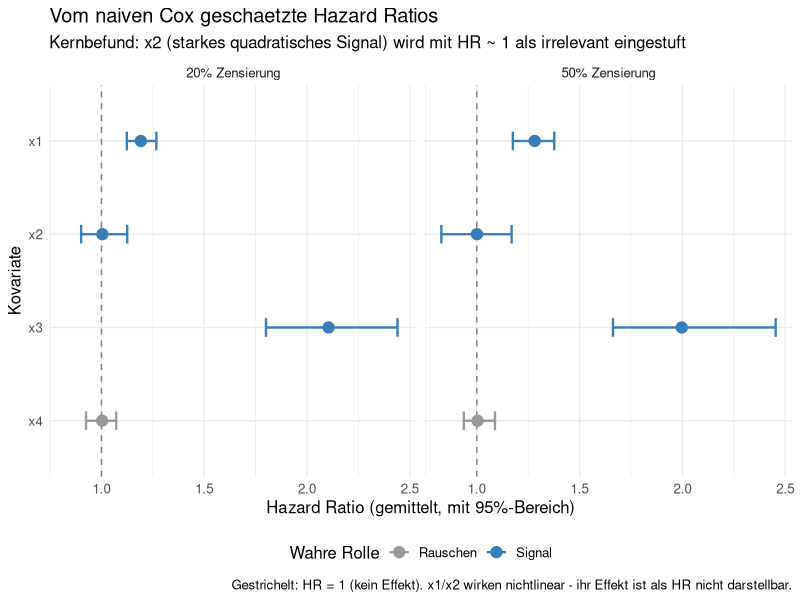
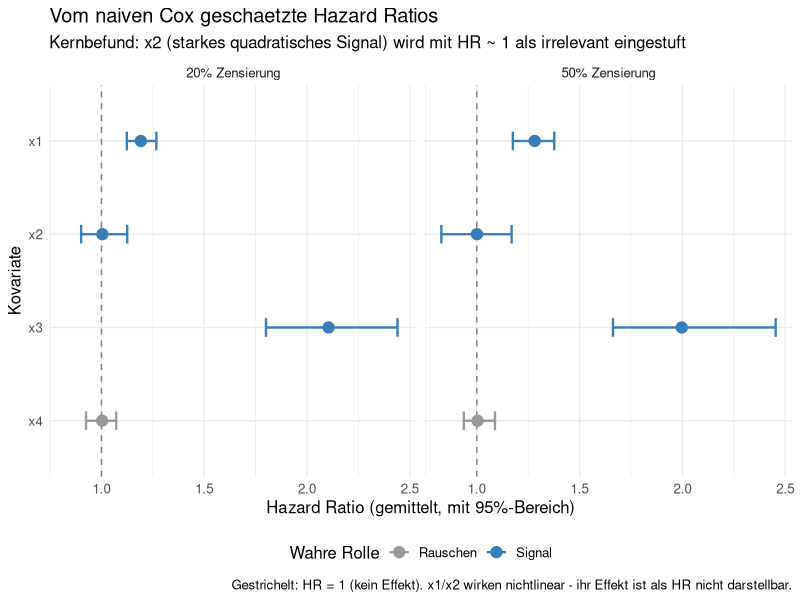

Here is the R script that generated these plots, in order:
# ===================================================================
# BAUSTEIN 1: Forest-Plot der Cox-HRs (Hazard 0.3) - BASIS-VERSION
# -------------------------------------------------------------------
# Zeigt die vom naiven Cox geschätzten Hazard Ratios, gemittelt
# über Iterationen. Kernbefund: x2 (starkes quadratisches Signal)
# bekommt HR ~ 1.00 -> Cox übersieht es.
#
# HINWEIS: Diese Basis-Version zeigt NUR die geschätzten HRs.
# Das Einzeichnen der "Wahrheit" (x3, x4) kommt als Erweiterung
# dazu, sobald die Vorgehensweise mit dem Prof geklärt ist.
#
# Zwei Zensierungsstufen (20% und 50%) - 50% war Prof-Wunsch.
# ===================================================================

library(survival)
library(ggplot2)
library(dplyr)

HAZARD_FACTOR <- 0.3

simulate_censoring <- function(n = 1000, cens_rate) {
  x1 <- runif(n, -2, 2); x2 <- rnorm(n, 0, 1)
  x3 <- rbinom(n, 1, 0.5); x4 <- rnorm(n, 0, 1)
  lp_base <- 1.5 * sin(pi * x1) + 1.2 * (x2^2) + (1.5 * x1 * x3)
  true_time <- ( -log(runif(n)) / (HAZARD_FACTOR * exp(lp_base + 1.5 * x3)) )^(1/(1.1 + 0.5 * x3))
  cens_time <- rexp(n, rate = cens_rate)
  time   <- pmin(true_time, cens_time, 5)
  status <- ifelse(true_time <= pmin(cens_time, 5), 1, 0)
  data.frame(time, status, x1, x2, x3, x4)
}

calibrate_rate <- function(target_cens, n_calib = 20000, seed = 1) {
  f <- function(rate) {
    set.seed(seed)
    d <- simulate_censoring(n = n_calib, cens_rate = rate)
    mean(d$status == 0) - target_cens
  }
  uniroot(f, interval = c(1e-4, 50), tol = 1e-4)$root
}

form <- Surv(time, status) ~ x1 + x2 + x3 + x4

cens_levels <- c(0.20, 0.50)   # 50% war Prof-Wunsch
n_iter      <- 100

cat("Kalibriere Raten...\n")
rates <- sapply(cens_levels, calibrate_rate)
names(rates) <- paste0(cens_levels*100, "%")
print(round(rates, 4))

# -------------------------------------------------------------------
# HRs ueber Iterationen sammeln
# -------------------------------------------------------------------
hr_data <- data.frame()

for (k in seq_along(cens_levels)) {
  cens <- cens_levels[k]; rate <- rates[k]
  cat("\nZensierung", cens*100, "% ...\n")
  
  coefs <- matrix(NA, nrow = n_iter, ncol = 4,
                  dimnames = list(NULL, c("x1","x2","x3","x4")))
  
  for (i in 1:n_iter) {
    set.seed(round(cens*1000) + i)
    d <- simulate_censoring(n = 1000, cens_rate = rate)
    m <- tryCatch(coxph(form, data = d), error = function(e) NULL)
    if (!is.null(m)) coefs[i, ] <- coef(m)
  }
  
  # Mittelwerte und CIs der HRs (exp der log-HR)
  for (v in c("x1","x2","x3","x4")) {
    log_hr <- coefs[, v]
    hr_data <- rbind(hr_data, data.frame(
      Zensierung = paste0(cens*100, "% Zensierung"),
      Variable = v,
      HR = exp(mean(log_hr, na.rm = TRUE)),
      HR_low = exp(quantile(log_hr, 0.025, na.rm = TRUE)),
      HR_high = exp(quantile(log_hr, 0.975, na.rm = TRUE)),
      Rolle = ifelse(v == "x4", "Rauschen", "Signal")
    ))
  }
}

cat("\n=== Geschaetzte Hazard Ratios (gemittelt) ===\n")
print(hr_data[, c("Zensierung","Variable","HR","HR_low","HR_high")], row.names = FALSE)

# -------------------------------------------------------------------
# Forest-Plot
# -------------------------------------------------------------------
hr_data$Variable <- factor(hr_data$Variable, levels = c("x4","x3","x2","x1"))

plot_forest <- ggplot(hr_data, aes(x = HR, y = Variable, color = Rolle)) +
  geom_vline(xintercept = 1, linetype = "dashed", color = "grey50") +
  geom_point(size = 3.5) +
  geom_errorbarh(aes(xmin = HR_low, xmax = HR_high), height = 0.2, linewidth = 0.8) +
  facet_wrap(~ Zensierung) +
  scale_color_manual(values = c("Signal"="#377EB8", "Rauschen"="#999999")) +
  theme_minimal() +
  labs(title = "Vom naiven Cox geschaetzte Hazard Ratios",
       subtitle = "Kernbefund: x2 (starkes quadratisches Signal) wird mit HR ~ 1 als irrelevant eingestuft",
       x = "Hazard Ratio (gemittelt, mit 95%-Bereich)", y = "Kovariate",
       color = "Wahre Rolle",
       caption = "Gestrichelt: HR = 1 (kein Effekt). x1/x2 wirken nichtlinear - ihr Effekt ist als HR nicht darstellbar.") +
  theme(text = element_text(size = 12), legend.position = "bottom")

ggsave("Plot_v3_ForestPlot.png", plot = plot_forest, width = 11, height = 6, dpi = 300)
print(plot_forest)

write.csv(hr_data, "Ergebnisse_v3_ForestHR.csv", row.names = FALSE)
cat("\nGespeichert: Plot_v3_ForestPlot.png\n")
